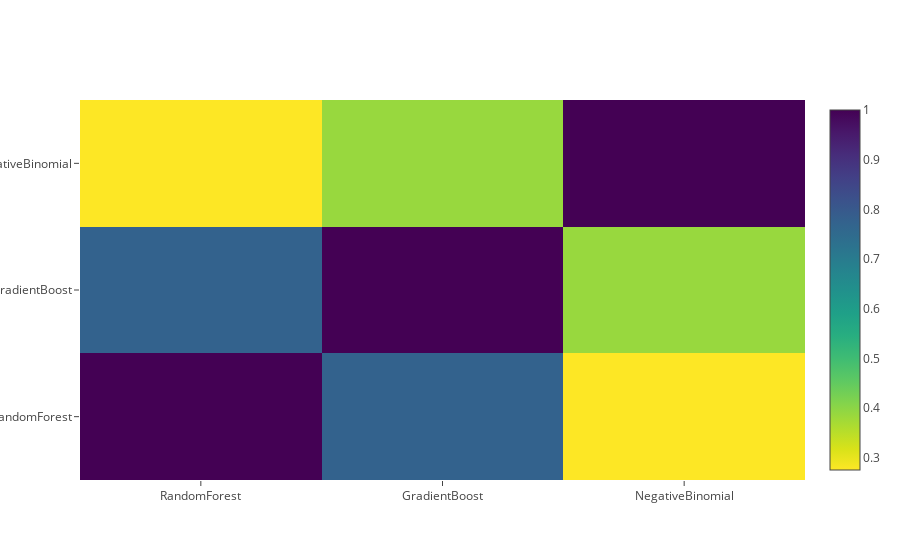

The notebook cell this image was saved under:
### Markdown cell above
**Correlation Heatmap of the Second Level Training set**

### Code cell
data = [ go.Heatmap( z = base_predictions_train_sj.astype( float ).corr().values,
                     x = base_predictions_train_sj.columns.values,
                     y = base_predictions_train_sj.columns.values,
                     colorscale = 'Viridis',
                     showscale = True,
                     reversescale = True )]
py.iplot( data, filename = 'labelled-heatmap' )

### Figure 1 — Plotly figure (JSON) as saved in the notebook; plotly's stock layout.template omitted (floating-point values rounded to 4 significant figures)
{"data": [{"colorscale": "Viridis", "reversescale": true, "showscale": true, "type": "heatmap", "uid": "b4c851ed-80f4-4f3e-9523-d736dd251eac", "x": ["RandomForest", "GradientBoost", "NegativeBinomial"], "y": ["RandomForest", "GradientBoost", "NegativeBinomial"], "z": [[1, 0.7752, 0.2751], [0.7752, 1, 0.3863], [0.2751, 0.3863, 1]]}], "layout": {}}
